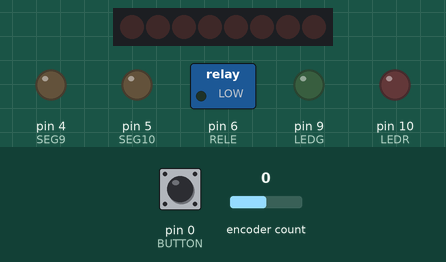
Simulated run of this sketch. Board: Arduino Uno, built with avr-gcc and run on an emulated ATmega328P. On the bench: 8 shift-register outputs drawn as a row of LEDs (first output left, lit = HIGH), switched loads named in the sketch (green lamp = pin HIGH), output pins drawn as LEDs (lit = HIGH). Wiring (inferred from the names in the program): shift register (74HC595): data pin 3; shift clock pin 1; latch pin 2. Wiring (inferred from the signals the program sends): row of LEDs: on Q0, Q1, Q2, Q3, Q4, Q5, Q6, Q7. The test bench sets the inputs (shaded band); at power-on: encoder count 0, pin 0 (BUTTON) LOW. Pins used as bus, display or sensor lines are not drawn.

Above: at 3.7 s.
3.8 s: encoder count set to 1
At 4.8 s:
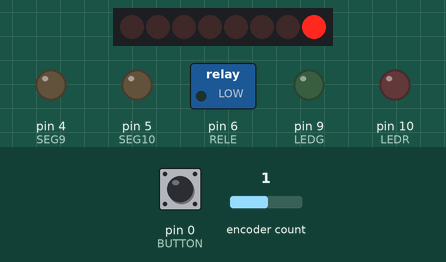
5.3 s: encoder count set to 2
At 6.0 s:
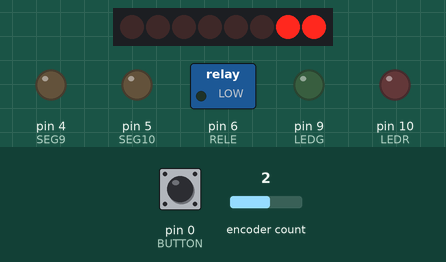
8.3 s: encoder count set to 3
At 9.4 s:
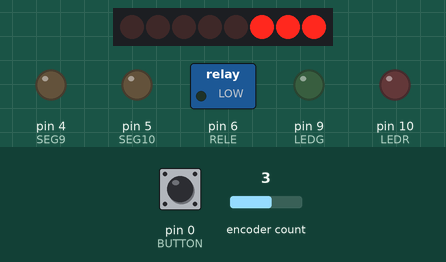
11.3 s: pin 0 (BUTTON) pulled HIGH for 0.15 s
At 11.7 s:
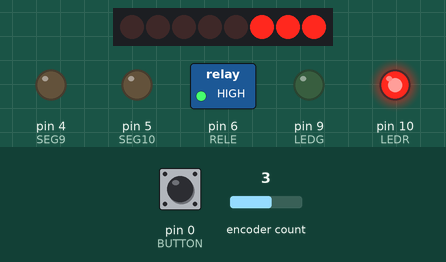
14.4 s: encoder count set to 7
At 15.1 s:
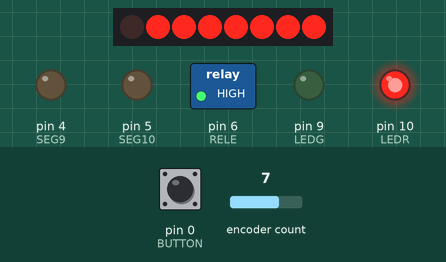
17.4 s: encoder count set to 11
At 18.1 s:
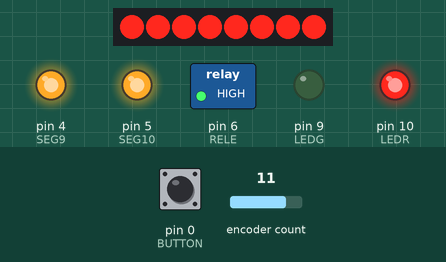
Timing chart, 0 to 21.4 s (numbered marks = the images above; inputs shaded):
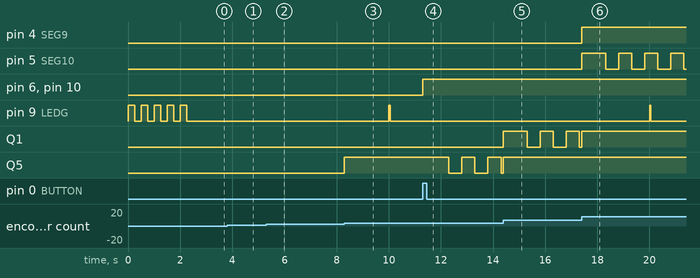

Measured:
- after the input at 8.3 s, Q5: LOW → HIGH at once
- after the input at 11.3 s, pin 6 (RELE), pin 10 (LEDR): LOW → HIGH at once; Q5: alternates HIGH for 0.50 s and LOW for 0.50 s, starting after 1.0 s
- after the input at 17.4 s, pin 4 (SEG9): LOW → HIGH at once; pin 5 (SEG10): LOW → HIGH at once, then repeats every 1.0 s: LOW 0.50 s, HIGH 0.50 s

The sketch:

Termostato.ino
```cpp
#include <Encoder.h>

#define CLK     1
#define DATA    3
#define LATCH   2
#define ENC1    8
#define ENC2    7
#define BUTTON  0
#define LEDR    10
#define LEDG    9
#define RELE    6
#define SEG9    4
#define SEG10   5


#define HEAT_TIMER  5000
#define BLINK_TIMER 500
#define SEG_TIMER   1800000
#define BEAT_TIMER  10000


int light[] = {0, 1, 3, 7, 15, 31, 63, 127, 255};
int oldPosition  = 0;


Encoder myEnc(ENC1, ENC2);

bool heat = false, segment  = false;
unsigned long lastPress, lastBlink, lastSegment, beat;

// TODO evaluate effect of millis resetting

void setup() {
    // put your setup code here, to run once:
    pinMode(CLK, OUTPUT);
    pinMode(DATA, OUTPUT);
    pinMode(LATCH, OUTPUT);
    pinMode(LEDR, OUTPUT);
    pinMode(LEDG, OUTPUT);
    pinMode(BUTTON, INPUT);
    pinMode(RELE, OUTPUT);
    pinMode(SEG9, OUTPUT);
    pinMode(SEG10, OUTPUT);

    digitalWrite(LATCH, HIGH);
    digitalWrite(CLK, LOW);
    digitalWrite(DATA, HIGH);
    digitalWrite(RELE, LOW);
    writeBars(oldPosition);
    heatSwitch(false);

    lastPress = millis();
    lastBlink = millis();
    lastSegment = millis();
    beat = millis();

    for (int i = 0; i < 5; i++) {
        digitalWrite(LEDG, HIGH);
        delay(250);
        digitalWrite(LEDG, LOW);
        delay(250);
    }
}


void loop() {
    myEnc.write(constrain(myEnc.read(), 0, 40));

    int newPosition = myEnc.read() / 4;

    if (newPosition != oldPosition) {
        oldPosition = newPosition;
        writeBars(oldPosition);
        if (oldPosition == 0) {
            heat = false;
            heatSwitch(heat);
        }
    }

    // Evaluating button press
    if (digitalRead(BUTTON) && millis() > HEAT_TIMER + lastPress && oldPosition != 0) {
        lastPress = millis();
        heat = !heat;
        heatSwitch(heat);
        // Manage other variables
        if (heat) {
            lastBlink = millis();
            lastSegment = millis();
        } else {
            writeBars(oldPosition); // Resetting blink
        }
    }

    // Blink segment
    if (millis() - BLINK_TIMER > lastBlink && heat) {
        lastBlink = millis();
        segment = !segment;
        if (segment)
            writeBars(oldPosition);
        else {
            writeBars(constrain(oldPosition - 1, 0, 10));
        }
    }


    // Checking if we need to decrease segment count
    if (millis () > lastSegment + SEG_TIMER && heat) {
        // Need to change state into the Encoder class
        lastSegment = millis();
        oldPosition = constrain(oldPosition - 1, 0, 10);
        myEnc.write(oldPosition * 4);
        writeBars(oldPosition);
        if (oldPosition == 0) {
            heat = false;
            heatSwitch(heat);
        }
    }

    if(millis() > BEAT_TIMER + beat) {
        beat = millis();
        digitalWrite(LEDG, HIGH);
        delay(50);
        digitalWrite(LEDG, LOW);
    }
}

void writeBars(int n) {
    // Segments managed directly
    digitalWrite(SEG10, n > 9);
    digitalWrite(SEG9, n > 8);

    // The remaing segments are just 8
    n = constrain(n, 0, 8);

    digitalWrite(LATCH, LOW);
    shiftOut(DATA, CLK, LSBFIRST, light[n]);
    digitalWrite(LATCH, HIGH);
}

void heatSwitch(bool h) {
    digitalWrite(LEDR, h);
    digitalWrite(RELE, h);
}
```
